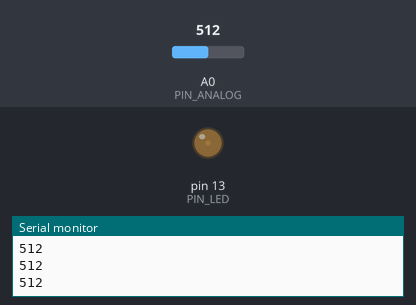
Bench run of a sketch on a simulated Arduino Uno, built with avr-gcc and run on an emulated ATmega328P. On the bench: output pins drawn as LEDs (lit = HIGH), the last lines printed to the serial monitor. The test bench sets the inputs (shaded band); at power-on: A0 (PIN_ANALOG) = 512.

Above: at 1.2 s.
1.3 s: A0 (PIN_ANALOG) set to 0
At 2.5 s:
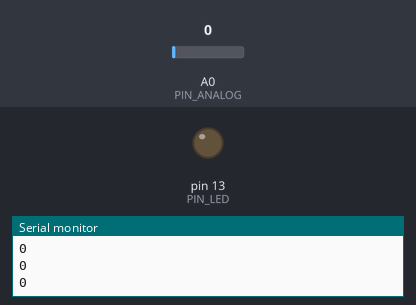
2.8 s: A0 (PIN_ANALOG) set to 306
At 3.7 s:
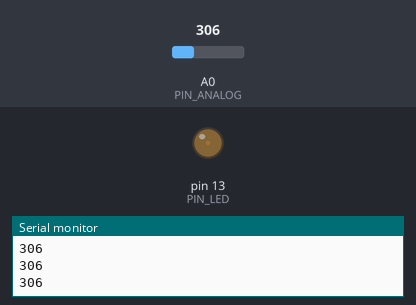
4.3 s: A0 (PIN_ANALOG) set to 994
At 5.5 s:
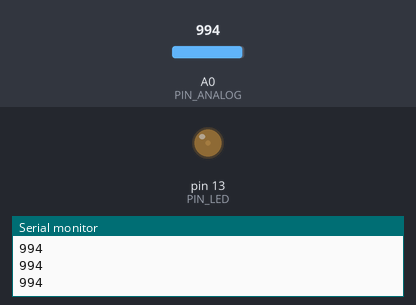
5.8 s: A0 (PIN_ANALOG) set to 1009
At 7.2 s:
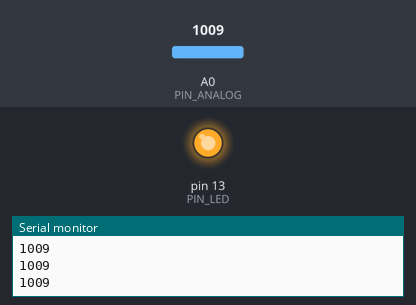
Timing chart, 0 to 8.3 s (numbered marks = the images above; inputs shaded):
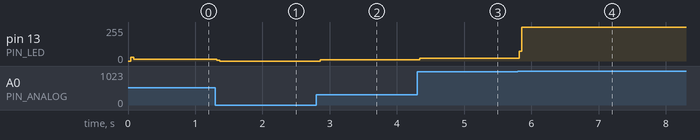

Measured:
- the behaviour switches between 1008 and 1009 on A0 (PIN_ANALOG) (found by bisection; images 3 and 4)
- after the input at 1.3 s, pin 13 (PIN_LED): 13/255 → 0/255 at once
- after the input at 2.8 s, pin 13 (PIN_LED): 0/255 → 8/255 after 0.06 s
- after the input at 4.3 s, pin 13 (PIN_LED): 8/255 → 21/255 at once
- after the input at 5.8 s, pin 13 (PIN_LED): 21/255 → 255/255 at once

The sketch:

Lesson_20_-_SoundSensor.ino
```cpp
// Lesson 20 - Sound Sensor
#include "SoundSensor.cpp"
```

SoundSensor.cpp
```cpp
// Lesson 20 - Sound Sensor
// Very disappointed: this sensor seems to be only a binary sensor reacting to a threshold
// When I attempted to use the analog read, I realized the sensitivity is very bad and it turns out
//	the device seems to only be calibrated to get very loud sounds, so this sensor is okay for
//	projects involving some "hand clapping" enabling or something like that, nothing more...
//
#define	PIN_ANALOG	A0
#define	PIN_DIGITAL	3
#define	PIN_LED		13
//#define	PIN_LED		9	// Use pin 9 for PWM output

void	setup()
{
	Serial.begin( 9600 );

	pinMode( PIN_LED, OUTPUT );
	pinMode( PIN_DIGITAL, INPUT );
	pinMode( PIN_ANALOG, INPUT );
}

int	sensorValue = 0;
int	counter = 0;
float	timer = 0;
void loop() {
	#if 1
		// Attempted to PWM display the collected wave amplitude but it turns out the sensitivity is very bad
		counter += 16;
		if ( counter > 1023 ) {
			counter = 0;
			sensorValue = analogRead( PIN_ANALOG );
//sensorValue = 511 + sin(timer+=0.0025f) * 511;
			Serial.println( sensorValue, DEC );
		}

// 		digitalWrite( PIN_LED, HIGH );
// 		digitalWrite( PIN_LED, LOW );
//		delay( 20 );
//		analogWrite( PIN_LED, 16);//sensorValue >> 4 );
		digitalWrite( PIN_LED, sensorValue > counter ? HIGH : LOW );
//		delay( 1 );

	#else
		// Binary mode when sound goes over a threshold (hand clap device?)
		int	sensorValue = digitalRead( PIN_DIGITAL );
		digitalWrite( PIN_LED, sensorValue );
		delay( 100 );
	#endif
}
```
